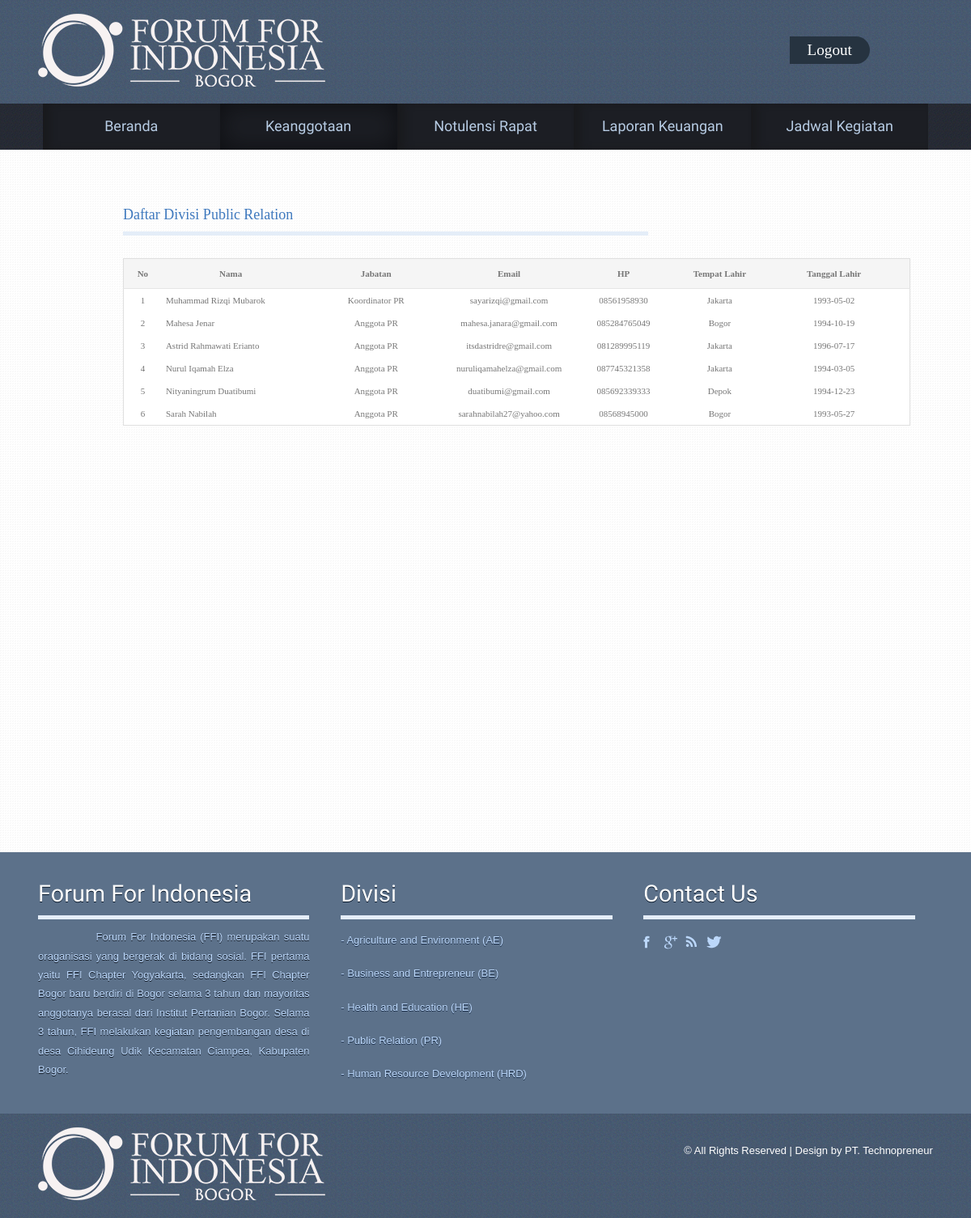
Screenshot of /prA.php with the database file from the repository.
### tables this page shows
CREATE TABLE IF NOT EXISTS `keanggotaan` (
  `ID_Anggota` varchar(10) NOT NULL,
  `Nama` varchar(30) NOT NULL,
  `Jabatan` varchar(50) NOT NULL,
  `Email` varchar(50) NOT NULL,
  `HP` varchar(15) NOT NULL,
  `Tempat_lahir` varchar(25) NOT NULL,
  `Tanggal_lahir` date NOT NULL
);

### prA.php (the view, shortened to what this page needs)
<!DOCTYPE HTML>
<html>
<head>
<link href="css/style.css" rel="stylesheet" type="text/css" media="all" />
<link href="css/camera.css" rel="stylesheet" type="text/css" media="all" />
</head>
<body>
<div class="h_bg">
<div class="wrap">
	<div class="header">
		<div class="logo">
			<h1><a href="homeA.php"><img src="images/logo2.png" alt=""></a></h1>
		</div>
<div class="signinmember">
			<ul>
				 <li class="b"><a href="logout.php">Logout</a></li>
			</ul>
	</div>
	</div>
</div>
</div>
<div class="slider_bg">
<div class="wrap">
<div class="slider">
	<ul class="nav">
		<li><a href="homeA.php">Beranda</a></li>
		<li class="active"><a href="keanggotaanA.php">Keanggotaan</a></li>
		<li><a href="notulensiA.php">Notulensi Rapat</a></li>
		<li><a href="aboutA.php">Laporan Keuangan</a></li>
		<li><a href="timeA.php">Jadwal Kegiatan</a></li>
	</ul>
</div>
</div>
</div>
<div class="main_bg">
<div class="wrap">
<div class="main style4">
		<table width="25%" border="0" cellspacing="0" cellpadding="0">
        <tr>
        <div id="body_div">
 <td align=""><div class="body_right_caloninvestor">
			  <h4>Daftar Divisi Public Relation</h4>
<div class="tabpad news-box news">
<div class="deposit_info_details">
<table width="150%" border="0" cellspacing="0" cellpadding="0" class="lbox_contentbg">
		<p>&nbsp;</p>
          <tr class="row1" onMouseOver="mouse_event(this, 'listrow_bg');" onMouseOut="mouse_event(this, 'row1');">
                      <td width="5%" valign="top" class="hdr1" align="center">No</td>
                      <td width="18%" valign="top" class="hdr1" align="center">Nama</td>
					  <td width="20%" valign="top" class="hdr1" align="center">Jabatan</td>
					  <td width="10%" valign="top" class="hdr1" align="center">Email</td>
                      <td width="15%" valign="top" class="hdr1" align="center">HP</td>
					  <td width="10%" valign="top" class="hdr1" align="center">Tempat Lahir</td>
					  <td width="20%" valign="top" class="hdr1" align="center">Tanggal Lahir</td>
          </tr>
		  <?php
		$No=1;
       	$query = mysql_query("select * from keanggotaan where Jabatan like '%PR%' ORDER BY Jabatan DESC");
		while ( $data = mysql_fetch_array($query) )
		{
				?>
		              <tr class="list1" onMouseOver="mouse_event(this,'row_hover');" onMouseOut="mouse_event(this,'list1');">
                    <td align="center"> <?php echo $No; ?></td>
		    		  <td align="left"><?php echo $data['Nama'];?></td>
					<td align="center"><?php echo $data['Jabatan'];?></td>
					<td align="center"><?php echo $data['Email'];?></td>
					<td align="center"><?php echo $data['HP'];?></td>
					<td align="center"><?php echo $data['Tempat_lahir'];?></td>
					<td align="center"><?php echo $data['Tanggal_lahir'];?></td>
                        </tr>
<?php
		$No++;
	}
	?>
        </table>
   <br />
   <br />
                </table>
    </div>
        </div>
<div class="footer-bg">
<div class="wrap">
<div class="footer">
  <div class="box1">
	<h4>Forum For Indonesia</h4>
    <p style="text-align: justify;">&nbsp;&nbsp;&nbsp;&nbsp;&nbsp;&nbsp;&nbsp;&nbsp;&nbsp;&nbsp;&nbsp;&nbsp;&nbsp;&nbsp;Forum For Indonesia (FFI) merupakan suatu oraganisasi yang bergerak di bidang sosial. FFI pertama yaitu FFI Chapter Yogyakarta, sedangkan FFI Chapter Bogor baru berdiri di Bogor selama 3 tahun dan mayoritas anggotanya berasal dari Institut Pertanian Bogor. Selama 3 tahun, FFI melakukan kegiatan pengembangan desa di desa Cihideung Udik Kecamatan Ciampea, Kabupaten Bogor.</p>
  </div>
   <div class="box1">
	<h4>Divisi</h4>
	<nav>
		<ul>
			<li><a href="aeA.php">- Agriculture and Environment (AE)</a></li>
			<li><a href="beA.php">- Business and Entrepreneur (BE)</a></li>            <p></p>
			<li><a href="heA.php">- Health and Education (HE)</a></li>
			<li><a href="prA.php">- Public Relation (PR)</a></li>
   			<li><a href="hrdA.php">- Human Resource Development (HRD)</a></li>
	    </ul>
	</nav>
	</div>
	<div class="box1">
		<h4>Contact us</h4>
		<div class="social-icons">
	   		  	<ul>
			      <li class="facebook"><a href="#" target="_blank"> </a></li>
			      <li class="twitter"><a href="#" target="_blank"> </a></li>
			      <li class="rss"><a href="#" target="_blank"> </a></li>
			      <li class="contact"><a href="#" target="_blank"> </a></li>
		     </ul>
   	    </div>
	</div>
</div>
</div>
</div>
<div class="ftr-bg">
	<div class="wrap">
		<div class="footer1">
		<div class="logo">
			<h1><a href="homeA.php"><img src="images/logo2.png" alt=""></a></h1>
		</div>
		<div class="copy">
			<p class="w3-link">© All Rights Reserved | Design by PT. Technopreneur</p>
		</div>
	</div>
	</div>
</div>
</body>
</html>

### rows the page displays
keanggotaan: Nama "Muhammad Rizqi Mubarok", Jabatan "Koordinator PR", Email "sayarizqi@gmail.com", HP "08561958930", Tempat_lahir "Jakarta", Tanggal_lahir "1993-05-02"
keanggotaan: Nama "Mahesa Jenar", Jabatan "Anggota PR", Email "mahesa.janara@gmail.com", HP "085284765049", Tempat_lahir "Bogor", Tanggal_lahir "1994-10-19"
keanggotaan: Nama "Astrid Rahmawati Erianto", Jabatan "Anggota PR", Email "itsdastridre@gmail.com", HP "081289995119", Tempat_lahir "Jakarta", Tanggal_lahir "1996-07-17"
keanggotaan: Nama "Nurul Iqamah Elza", Jabatan "Anggota PR", Email "nuruliqamahelza@gmail.com", HP "087745321358", Tempat_lahir "Jakarta", Tanggal_lahir "1994-03-05"
keanggotaan: Nama "Nityaningrum Duatibumi", Jabatan "Anggota PR", Email "duatibumi@gmail.com", HP "085692339333", Tempat_lahir "Depok", Tanggal_lahir "1994-12-23"
keanggotaan: Nama "Sarah Nabilah", Jabatan "Anggota PR", Email "sarahnabilah27@yahoo.com", HP "08568945000", Tempat_lahir "Bogor", Tanggal_lahir "1993-05-27"
